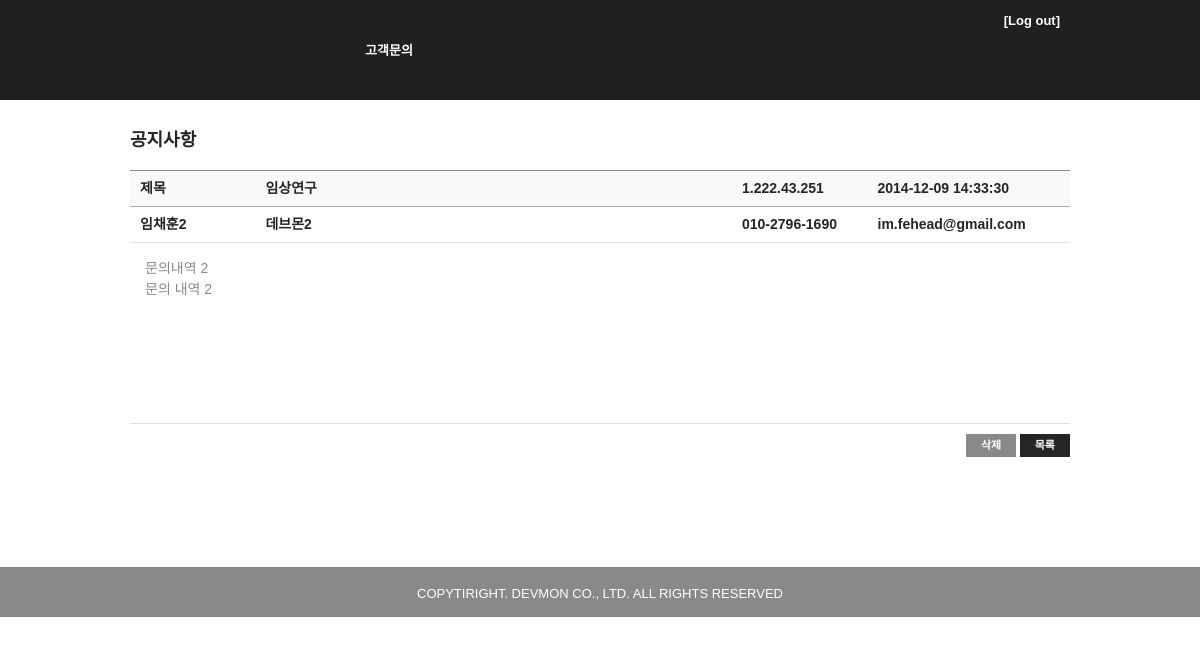
The page /dadmin/view.php?id=17 on the database its author committed.
### tables this page shows
CREATE TABLE `INQUIRY` (
  `id` int(11) NOT NULL AUTO_INCREMENT,
  `title` varchar(45) DEFAULT NULL,
  `name` varchar(45) DEFAULT NULL,
  `company` varchar(45) DEFAULT NULL,
  `tel` varchar(45) DEFAULT NULL,
  `email` varchar(45) DEFAULT NULL,
  `message` text,
  `regdate` datetime DEFAULT NULL,
  `ipaddr` varchar(45) DEFAULT NULL,
  `delflag` int(11) DEFAULT '0' COMMENT 'delete flag 80000 일때 삭제',
  PRIMARY KEY (`id`)
);

### common.php (called while the page is built, shortened)
<?php
function getGetData($var, $alt = null) {
	$ret = $alt;
	if(array_key_exists($var, $_GET)) {
		$ret = trim($_GET[$var]);
	}
	return $ret;
}
?>

### dadmin/view.php (the view, shortened to what this page needs)
<!DOCTYPE html PUBLIC "-//W3C//DTD HTML 4.01 Transitional//EN" "http://www.w3.org/TR/html4/loose.dtd">
<?php
	include '../common.php';
	$id = getGetData('id');
	$qs = '';
	$query = 'SELECT * FROM INQUIRY WHERE id='.$id;
	$result = mysql_query($query);
	$row = mysql_fetch_array($result);
?>
<html>
<head>
<link rel="stylesheet" type="text/css" href="./style/admin.css" />
</head>
<body>
	<div class="wraper">
		<div class="admcont">
			<dl class="tblwrap clrb">
				<dt class="ptit">공지사항</dt>
				<dd class="dtbv">
					<table cellpadding="0" class="dtbl">
					<colgroup>
						<col width="133" /><col width="544" /><col width="133" /><col width="200" />
					</colgroup>
					<thead>
						<tr>
							<th width="133">제목</th>
							<th width="544" class="ef"><?php echo $row['title']?></th>
							<th width="100"><?php echo $row['ipaddr']?></th>
							<th width="200"><?php echo $row['regdate']?></th>
						</tr>
					</thead>
					<tbody>
						<tr>
							<th width="133"><?php echo $row['name']?></th>
							<th width="544"><?php echo $row['company']?></th>
							<th width="133"><?php echo $row['tel']?></th>
							<th width="200"><?php echo $row['email']?></th>
						</tr>
						<tr>
							<td class="con" colspan="4">
								<?php echo nl2br(htmlspecialchars($row['message'])) ?>
							</td>
						</tr>
					</tbody>
					</table>
				</dd>
				<dd class="dtbfoo">
					<a class="graybtn" href="#" onclick="return confirmAndDelete();">삭제</a>
					<a class="blkbtn" href="index.php<?php echo $qs?>">목록</a>
				</dd>
			</dl>
		</div>
	</div>
</body>
</html>

### dadmin/style/admin.css (style rules this page uses)
* { margin:0px; padding:0px; }
html, body { width:100%;height:100%; }
body { font-family:Dotum,돋움,Tahoma,Arial,sans-serif; font-size:14px; color:#252525;line-height:150%; }
dl,ul,ol,li,fieldset,legend { list-style:none; }
table, tr, th, td { border-collapse:collapse; }
a, a:link { color:#252525;text-decoration:none;border:none; }
.wraper { background-color:#ffffff;font-size:13px; }
.admcont { width:940px;height:auto !important;margin:0px auto;padding-top:30px;overflow:hidden; }
dl.tblwrap { padding-bottom:60px;overflow:hidden; }
dl.tblwrap dt.ptit { display:block;height:40px;color:#252525;font-size:18px;font-weight:bold; }
table.dtbl { clear:both;display:block;width:100%; }
table.dtbl th, table.dtbl td { height:25px;padding:5px 0px 5px 10px;border-bottom:1px solid #e1e1e1;text-align:left; font-size: 14px; }
table.dtbl thead th { border-bottom:1px solid #cccccc; }
dl.tblwrap.clrb { clear:both; }
dl.tblwrap table.dtbl thead th { background:#f9f9f9 url('./images/admin/thbar.gif') no-repeat right center; }
dl.tblwrap dd.dtbv { position:relative;clear:both;display:block;width:100%;margin-bottom:10px;border-top:1px solid #898989;overflow:hidden; }
dd.dtbv table.dtbl thead th, dd.dtbv table.dtbl thead td { background:none;background:#f9f9f9; }
dd.dtbv table.dtbl thead th { border-bottom:1px solid #acacac;font-size:14px; }
dd.dtbv table.dtbl tbody th { font-size:14px; }
dd.dtbv table.dtbl tbody td { color:#898989; }
dd.dtbv table.dtbl td.con { height:150px;padding:15px;font-size:14px;vertical-align:top; }
dl.tblwrap dd.dtbfoo { position:relative;clear:both;display:block;text-align:right; }

### dadmin/style/button.css (style rules this page uses)
a.graybtn { background-color:#898989;display:inline-block;font-family:arial;font-size:11px;font-weight:bold;padding:1px 15px; text-decoration:none;color:#fff;vertical-align:middle;cursor:default; }
.wraper a.blkbtn { background-color:#252525;display:inline-block;font-family:arial;font-size:11px;font-weight:bold;padding:1px 15px; text-decoration:none;color:#fff;vertical-align:middle;cursor:default; }
.wraper a.graybtn { background-color:#898989;display:inline-block;font-family:arial;font-size:11px;font-weight:bold;padding:1px 15px; text-decoration:none;color:#fff;vertical-align:middle;cursor:default; }

### rows shown on the page
inquiry: title "임상연구", ipaddr "1.222.43.251", regdate "2014-12-09 14:33:30", name "임채훈2", company "데브몬2", tel "010-2796-1690", email "im.fehead@gmail.com", message "문의내역 2 문의 내역 2"
